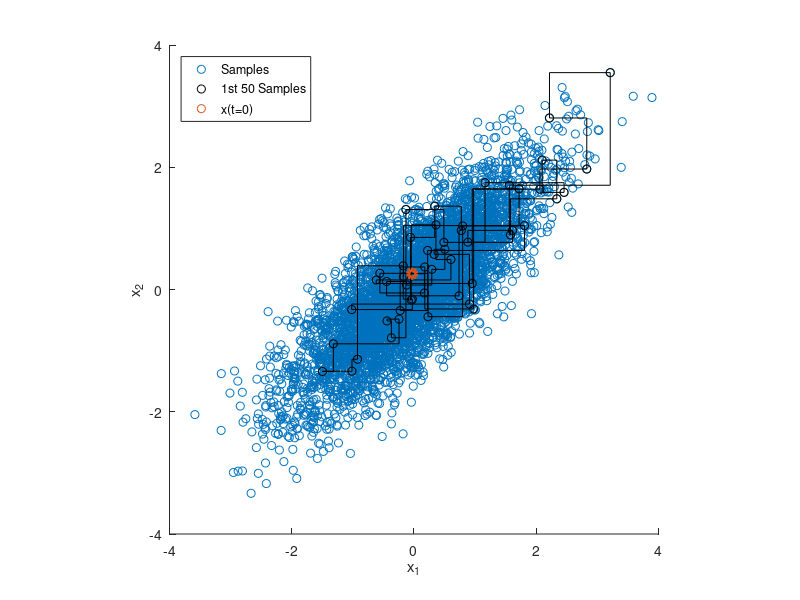

Here is the MATLAB script that generated this plot:
% EXAMPLE: GIBBS SAMPLER FOR BIVARIATE NORMAL
rand('seed' ,12345);
nSamples = 5000;
 
mu = [0 0]; % TARGET MEAN
rho(1) = 0.8; % rho_21
rho(2) = 0.8; % rho_12
 
% INITIALIZE THE GIBBS SAMPLER
propSigma = 1; % PROPOSAL VARIANCE
minn = [-3 -3];
maxx = [3 3];
 
% INITIALIZE SAMPLES
x = zeros(nSamples,2);
x(1,1) = unifrnd(minn(1), maxx(1));
x(1,2) = unifrnd(minn(2), maxx(2));
 
dims = 1:2; % INDEX INTO EACH DIMENSION
 
% RUN GIBBS SAMPLER
t = 1;
while t < nSamples
    t = t + 1;
    T = [t-1,t];
    for iD = 1:2 % LOOP OVER DIMENSIONS
        % UPDATE SAMPLES
        nIx = dims~=iD; % *NOT* THE CURRENT DIMENSION
        % CONDITIONAL MEAN
        muCond = mu(iD) + rho(iD)*(x(T(iD),nIx)-mu(nIx));
        % CONDITIONAL VARIANCE
        varCond = sqrt(1-rho(iD)^2);
        % DRAW FROM CONDITIONAL
        x(t,iD) = normrnd(muCond,varCond);
    end
end
 
% DISPLAY SAMPLING DYNAMICS
figure;
h1 = scatter(x(:,1),x(:,2),'r.');
 
% CONDITIONAL STEPS/SAMPLES
hold on;
for t = 1:50
    plot([x(t,1),x(t+1,1)],[x(t,2),x(t,2)],'k-');
    plot([x(t+1,1),x(t+1,1)],[x(t,2),x(t+1,2)],'k-');
    h2 = plot(x(t+1,1),x(t+1,2),'ko');
end
 
h3 = scatter(x(1,1),x(1,2),'go','Linewidth',3);
legend([h1,h2,h3],{'Samples','1st 50 Samples','x(t=0)'},'Location','Northwest')
hold off;
xlabel('x_1');
ylabel('x_2');
axis square